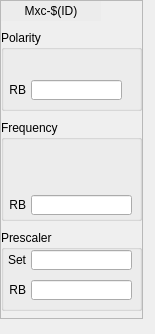
<?xml version="1.0" encoding="UTF-8"?>
<ui version="4.0">
 <class>Form</class>
 <widget class="QWidget" name="Form">
  <property name="geometry">
   <rect>
    <x>0</x>
    <y>0</y>
    <width>155</width>
    <height>334</height>
   </rect>
  </property>
  <property name="windowTitle">
   <string>Form</string>
  </property>
  <widget class="QFrame" name="frame">
   <property name="geometry">
    <rect>
     <x>0</x>
     <y>0</y>
     <width>143</width>
     <height>319</height>
    </rect>
   </property>
   <property name="frameShape">
    <enum>QFrame::StyledPanel</enum>
   </property>
   <property name="frameShadow">
    <enum>QFrame::Raised</enum>
   </property>
   <widget class="QGroupBox" name="groupBox_3">
    <property name="geometry">
     <rect>
      <x>1</x>
      <y>230</y>
      <width>141</width>
      <height>81</height>
     </rect>
    </property>
    <property name="title">
     <string>Prescaler</string>
    </property>
    <widget class="QLabel" name="label_35">
     <property name="geometry">
      <rect>
       <x>5</x>
       <y>50</y>
       <width>20</width>
       <height>20</height>
      </rect>
     </property>
     <property name="text">
      <string>RB</string>
     </property>
     <property name="alignment">
      <set>Qt::AlignRight|Qt::AlignTrailing|Qt::AlignVCenter</set>
     </property>
    </widget>
    <widget class="QLabel" name="label_36">
     <property name="geometry">
      <rect>
       <x>5</x>
       <y>20</y>
       <width>20</width>
       <height>20</height>
      </rect>
     </property>
     <property name="text">
      <string>Set</string>
     </property>
     <property name="alignment">
      <set>Qt::AlignRight|Qt::AlignTrailing|Qt::AlignVCenter</set>
     </property>
    </widget>
    <widget class="caTextEntry" name="catextentry_3">
     <property name="geometry">
      <rect>
       <x>30</x>
       <y>20</y>
       <width>101</width>
       <height>20</height>
      </rect>
     </property>
     <property name="channel" stdset="0">
      <string notr="true">$(EVG):Mxc-$(ID)-Prescaler-SP</string>
     </property>
     <property name="background">
      <color>
       <red>212</red>
       <green>219</green>
       <blue>157</blue>
      </color>
     </property>
     <property name="colorMode">
      <enum>caLineEdit::Static</enum>
     </property>
    </widget>
    <widget class="caLineEdit" name="calineedit_10">
     <property name="geometry">
      <rect>
       <x>30</x>
       <y>50</y>
       <width>101</width>
       <height>20</height>
      </rect>
     </property>
     <property name="alignment">
      <set>Qt::AlignCenter</set>
     </property>
     <property name="channel" stdset="0">
      <string notr="true">$(EVG):Mxc-$(ID)-Prescaler-RB</string>
     </property>
    </widget>
   </widget>
   <widget class="QGroupBox" name="groupBox_2">
    <property name="geometry">
     <rect>
      <x>1</x>
      <y>120</y>
      <width>141</width>
      <height>101</height>
     </rect>
    </property>
    <property name="title">
     <string>Frequency</string>
    </property>
    <widget class="QLabel" name="label_33">
     <property name="geometry">
      <rect>
       <x>5</x>
       <y>75</y>
       <width>20</width>
       <height>20</height>
      </rect>
     </property>
     <property name="text">
      <string>RB</string>
     </property>
     <property name="alignment">
      <set>Qt::AlignRight|Qt::AlignTrailing|Qt::AlignVCenter</set>
     </property>
    </widget>
    <widget class="caLineEdit" name="calineedit_9">
     <property name="geometry">
      <rect>
       <x>30</x>
       <y>75</y>
       <width>101</width>
       <height>20</height>
      </rect>
     </property>
     <property name="alignment">
      <set>Qt::AlignLeading|Qt::AlignLeft|Qt::AlignVCenter</set>
     </property>
     <property name="channel" stdset="0">
      <string notr="true">$(EVG):Mxc-$(ID)-Frequency-RB</string>
     </property>
    </widget>
    <widget class="caNumeric" name="canumeric">
     <property name="geometry">
      <rect>
       <x>5</x>
       <y>20</y>
       <width>131</width>
       <height>50</height>
      </rect>
     </property>
     <property name="channel" stdset="0">
      <string notr="true">$(EVG):Mxc-$(ID)-Frequency-SP</string>
     </property>
     <property name="background">
      <color>
       <red>212</red>
       <green>219</green>
       <blue>157</blue>
      </color>
     </property>
    </widget>
   </widget>
   <widget class="QGroupBox" name="groupBox">
    <property name="geometry">
     <rect>
      <x>1</x>
      <y>30</y>
      <width>141</width>
      <height>81</height>
     </rect>
    </property>
    <property name="title">
     <string>Polarity</string>
    </property>
    <widget class="QLabel" name="label_31">
     <property name="geometry">
      <rect>
       <x>5</x>
       <y>50</y>
       <width>20</width>
       <height>20</height>
      </rect>
     </property>
     <property name="text">
      <string>RB</string>
     </property>
     <property name="alignment">
      <set>Qt::AlignRight|Qt::AlignTrailing|Qt::AlignVCenter</set>
     </property>
    </widget>
    <widget class="caLineEdit" name="calineedit_8">
     <property name="geometry">
      <rect>
       <x>30</x>
       <y>50</y>
       <width>91</width>
       <height>20</height>
      </rect>
     </property>
     <property name="alignment">
      <set>Qt::AlignCenter</set>
     </property>
     <property name="channel" stdset="0">
      <string notr="true">$(EVG):Mxc-$(ID)-Polarity-RB</string>
     </property>
    </widget>
    <widget class="caChoice" name="cachoice">
     <property name="geometry">
      <rect>
       <x>5</x>
       <y>20</y>
       <width>121</width>
       <height>20</height>
      </rect>
     </property>
     <property name="toolTip">
      <string>Reverses the output polarity. When set, changes the output from normally low to normally high.</string>
     </property>
     <property name="channel" stdset="0">
      <string notr="true">$(EVG):Mxc-$(ID)-Polarity-Sel</string>
     </property>
     <property name="foreground">
      <color>
       <red>0</red>
       <green>0</green>
       <blue>0</blue>
      </color>
     </property>
     <property name="background">
      <color>
       <red>212</red>
       <green>219</green>
       <blue>157</blue>
      </color>
     </property>
     <property name="bordercolor">
      <color>
       <red>0</red>
       <green>0</green>
       <blue>0</blue>
      </color>
     </property>
     <property name="colorMode">
      <enum>caChoice::Static</enum>
     </property>
     <property name="stackingMode" stdset="0">
      <enum>caChoice::Column</enum>
     </property>
     <property name="endBit">
      <number>1</number>
     </property>
    </widget>
   </widget>
   <widget class="caLabel" name="calabel">
    <property name="geometry">
     <rect>
      <x>1</x>
      <y>1</y>
      <width>100</width>
      <height>20</height>
     </rect>
    </property>
    <property name="styleSheet">
     <string notr="true">background-color: rgb(236, 236, 236, 255);</string>
    </property>
    <property name="text">
     <string>Mxc-$(ID)</string>
    </property>
    <property name="alignment">
     <set>Qt::AlignCenter</set>
    </property>
   </widget>
   <widget class="caLed" name="caled">
    <property name="geometry">
     <rect>
      <x>110</x>
      <y>1</y>
      <width>20</width>
      <height>20</height>
     </rect>
    </property>
    <property name="toolTip">
     <string/>
    </property>
    <property name="rectangular">
     <bool>false</bool>
    </property>
    <property name="channel" stdset="0">
     <string notr="true">$(EVG):Mxc-$(ID)-Status-RB</string>
    </property>
    <property name="falseColor">
     <color>
      <red>255</red>
      <green>0</green>
      <blue>0</blue>
     </color>
    </property>
    <property name="trueColor">
     <color>
      <red>0</red>
      <green>205</green>
      <blue>0</blue>
     </color>
    </property>
    <property name="undefinedColor">
     <color>
      <red>255</red>
      <green>255</green>
      <blue>255</blue>
     </color>
    </property>
   </widget>
  </widget>
 </widget>
 <customwidgets>
  <customwidget>
   <class>caNumeric</class>
   <extends>QFrame</extends>
   <header>caNumeric</header>
  </customwidget>
  <customwidget>
   <class>caChoice</class>
   <extends>QWidget</extends>
   <header>caChoice</header>
  </customwidget>
  <customwidget>
   <class>caTextEntry</class>
   <extends>caLineEdit</extends>
   <header>caTextEntry</header>
  </customwidget>
  <customwidget>
   <class>caLabel</class>
   <extends>QLabel</extends>
   <header>caLabel</header>
  </customwidget>
  <customwidget>
   <class>caLed</class>
   <extends>QWidget</extends>
   <header>caLed</header>
  </customwidget>
  <customwidget>
   <class>caLineEdit</class>
   <extends>QLineEdit</extends>
   <header>caLineEdit</header>
  </customwidget>
 </customwidgets>
 <resources/>
 <connections/>
</ui>
